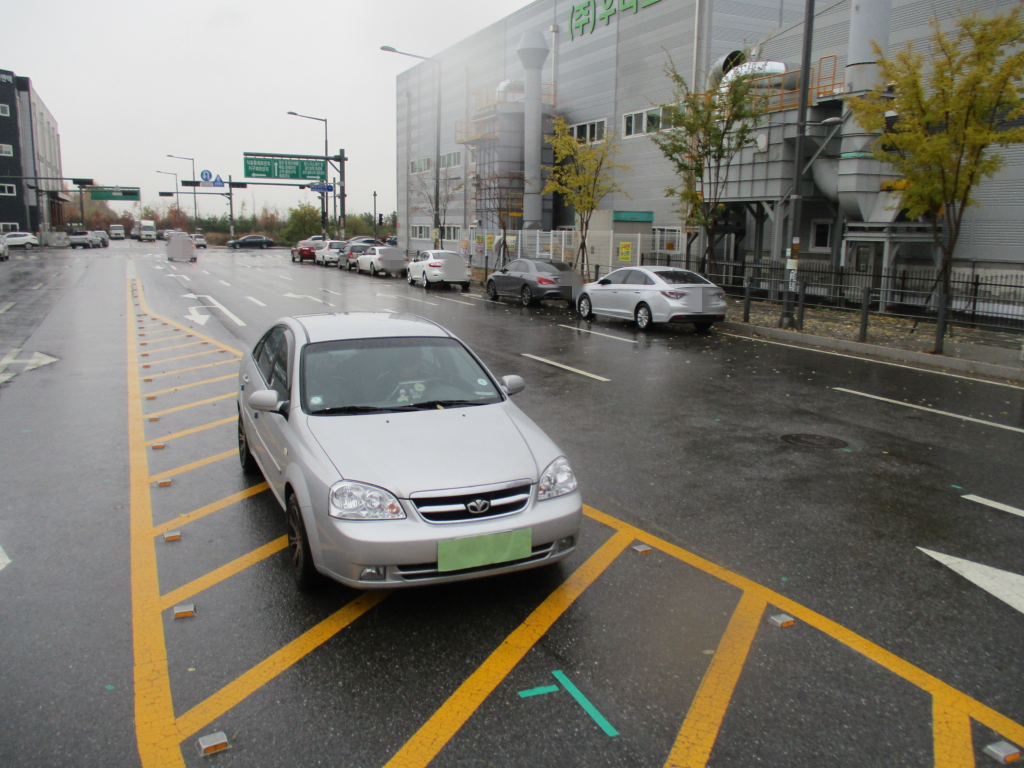
#> input picture multi image histogram/test.JPG, 2048 x 1536 px (shown at 1/2 size)
$ python opencv_comparehist.py
#> lines starting #> are read from the running program, lines starting #| are printed output that depends on the picture; after the words box and inside, x2 and y2 are one past the last pixel; in counts of white or black regions, pixels touching at a corner belong together
import cv2
import numpy as np
import matplotlib.pyplot as plt

image = cv2.imread('test.JPG')
#> image is the input picture: shape (1536, 2048, 3); mean B, G, R 110.8, 119.5, 122.1
# hsv_image = cv2.cvtColor(image, cv2.COLOR_BGR2HSV)
h,w,_ = image.shape
#> h = 1536; w = 2048

mask_image = []
hist_list = []
with open('test.txt','r') as rd:
#> (reads multi image histogram/test.txt from the repository)
    boxes = rd.readlines()
    for i, box in enumerate(boxes[10:15]):
        box = box.strip()
        box = box.split()
        box = list(map(float,box))
        box_width = box[3] * w
        box_height = box[4] * h
        box_center_x = box[1] * w
        box_center_y = box[2] * h

        xmin = int(box_center_x - box_width/2)
        ymin = int(box_center_y - box_height/2)
        xmax = int(box_center_x + box_width/2)
        ymax = int(box_center_y + box_height/2)
        mask = np.zeros((h,w), np.uint8)
        mask[ymin:ymax, xmin:xmax] = 255
        add_image = cv2.resize(image[ymin:ymax,xmin:xmax], (200,200))
        cv2.imshow(str(i),add_image)
        add_image = cv2.cvtColor(add_image, cv2.COLOR_BGR2HSV)
        hsv_hist = cv2.calcHist([add_image],[0,1],None,[360,256],[0,360,0,256])
        cv2.normalize(hsv_hist,hsv_hist,0,1, cv2.NORM_MINMAX)
        hist_list.append(hsv_hist)
#> this loop made 5 passes
#> pass 1, `add_image = cv2.resize(image[ymin:ymax,xmin:xmax], (200,200))`:
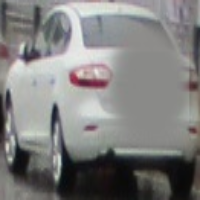
#> add_image: shape (200, 200, 3); mean B, G, R 125.9, 126.7, 127.2
#> pass 2, `add_image = cv2.resize(image[ymin:ymax,xmin:xmax], (200,200))`:
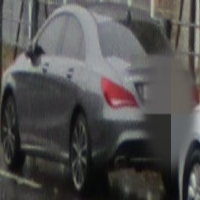
#> add_image: shape (200, 200, 3); mean B, G, R 80.4, 80.9, 82.1
#> after the loop:
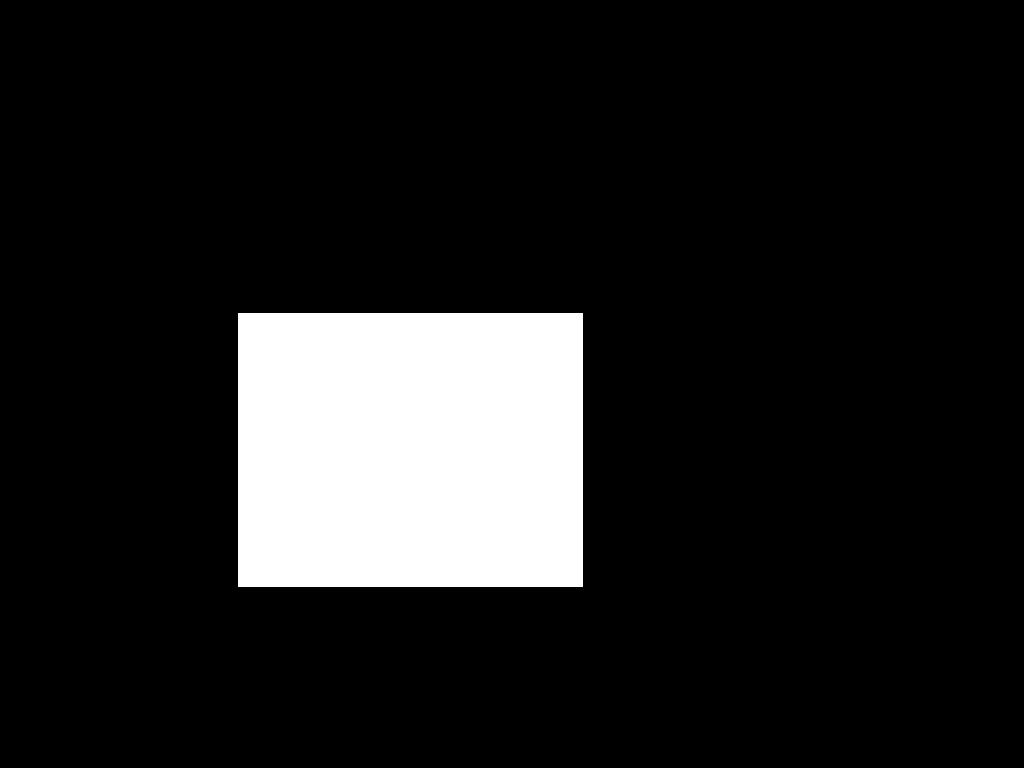
#> mask: shape (1536, 2048) (shown at 1/2 size); 12% white; 1 white region, box (x1, y1, x2, y2) and area: (476, 627, 1166, 1173) 376740
#> after the loop, hist_list = 5 items


# cv2.compareHist
for i,hist1  in enumerate(hist_list):
    for j, hist2 in enumerate(hist_list):

        ret1 = cv2.compareHist(hist1,hist2, cv2.HISTCMP_CORREL)
        ret2 = cv2.compareHist(hist1,hist2, cv2.HISTCMP_CHISQR)
        ret3 = cv2.compareHist(hist1,hist2, cv2.HISTCMP_INTERSECT)
        ret4 = cv2.compareHist(hist1,hist2, cv2.HISTCMP_BHATTACHARYYA)
        ret5 = cv2.compareHist(hist1,hist2, cv2.HISTCMP_HELLINGER)
        ret6 = cv2.compareHist(hist1,hist2, cv2.HISTCMP_KL_DIV)
        print("\t\t\t\t\t\t\t{} 번과 {} 번의 비교".format(i,j))
        print("-------------------------------------------------------------------------------------------------------------------------------------------")
        print(" 상관관계 : {:.4f} \t 카이제곱 : {:.4f} \t 인터섹션 : {:.4f} \t 바타챠랴 : {:.4f} \t 헬링거 : {:.4f} \t 콜백발산 : {:.4f} ".format(
            ret1,ret2,ret3,ret4,ret5,ret6
        ))
        print("-------------------------------------------------------------------------------------------------------------------------------------------")
cv2.waitKey(0)
